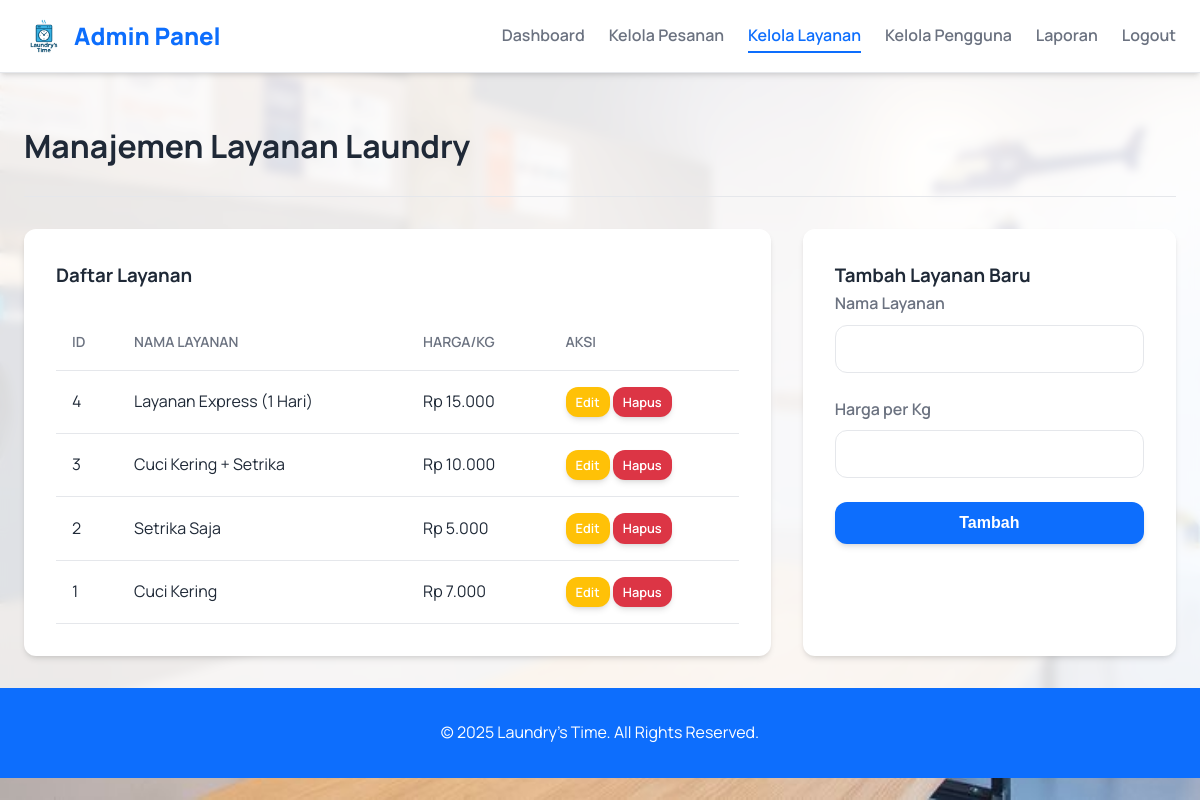
The app's page /php/admin/manage_services.php (signed in) with its own data.
### tables this page shows
CREATE TABLE `services` (
  `id` int(11) NOT NULL,
  `service_name` varchar(100) NOT NULL,
  `price_per_kg` decimal(10,2) NOT NULL
);

### php/admin/manage_services.php (the view, shortened to what this page needs)
<?php
include '../core/db_connection.php';
$services = $conn->query("SELECT * FROM services ORDER BY id DESC");
?>
<!DOCTYPE html>
<html lang="id">
<head>
    <link rel="stylesheet" href="../../assets/css/style.css">
</head>
<body>
    <div class="content-wrapper">
    <nav class="navbar">
        <div class="container">
            <a href="dashboard.php" class="logo">
                <img src="../../assets/img/logo.png" alt="Laundry's Time Icon">
                <span>Admin Panel</span>
            </a>
            <ul>
                <li><a href="dashboard.php">Dashboard</a></li>
                <li><a href="manage_orders.php">Kelola Pesanan</a></li>
                <li><a href="manage_services.php" class="active">Kelola Layanan</a></li>
                <li><a href="manage_users.php">Kelola Pengguna</a></li>
                <li><a href="report.php">Laporan</a></li>
                <li><a href="../auth/logout.php">Logout</a></li>
            </ul>
        </div>
    </nav>
    <div class="container">
        <header class="dashboard-header">
            <h2>Manajemen Layanan Laundry</h2>
        </header>
        <div style="display: grid; grid-template-columns: 2fr 1fr; gap: 2rem;">
            <div class="dashboard-content">
                <h3>Daftar Layanan</h3>
                <table class="data-table">
                    <thead>
                        <tr>
                            <th>ID</th>
                            <th>Nama Layanan</th>
                            <th>Harga/kg</th>
                            <th>Aksi</th>
                        </tr>
                    </thead>
                    <tbody>
                    <?php if ($services->num_rows > 0): ?>
                        <?php while($service = $services->fetch_assoc()): ?>
                        <tr>
                            <td><?php echo $service['id']; ?></td>
                            <td><?php echo htmlspecialchars($service['service_name']); ?></td>
                            <td>Rp <?php echo number_format($service['price_per_kg'], 0, ',', '.'); ?></td>
                            <td>
                                <a href="edit_service.php?id=<?php echo $service['id']; ?>" class="btn" style="background-color:#ffc107; padding: 5px 10px; font-size: 0.8rem;">Edit</a>
                                <a href="manage_services.php?delete=<?php echo $service['id']; ?>" class="btn" onclick="return confirm('Yakin ingin menghapus layanan ini?');" style="background-color:#dc3545; padding: 5px 10px; font-size: 0.8rem;">Hapus</a>
                            </td>
                        </tr>
                        <?php endwhile; ?>
                    <?php else: ?>
                        <tr><td colspan="4" style="text-align: center;">Belum ada data layanan.</td></tr>
                    <?php endif; ?>
                    </tbody>
                </table>
            </div>
            <div class="dashboard-content">
                <h3>Tambah Layanan Baru</h3>
                <form action="manage_services.php" method="POST">
                    <div class="form-group">
                        <label for="service_name">Nama Layanan</label>
                        <input type="text" name="service_name" required>
                    </div>
                    <div class="form-group">
                        <label for="price_per_kg">Harga per Kg</label>
                        <input type="number" name="price_per_kg" step="500" min="0" required>
                    </div>
                    <button type="submit" name="add_service" class="btn" style="width: 100%;">Tambah</button>
                </form>
            </div>
        </div>
    </div>
    <footer class="footer">
        <div class="container">
            <p>&copy; <?php echo date('Y'); ?> Laundry's Time. All Rights Reserved.</p>
        </div>
    </footer>
    </div>
</body>
</html>

### assets/css/style.css (style rules this page uses)
:root { --primary-color: #0d6efd; --primary-hover-color: #0b5ed7; --background-color: #f3f4f6; --card-bg-color: #ffffff; --text-color: #1f2937; --subtle-text-color: #6b7280; --border-color: #e5e7eb; --shadow: 0 4px 6px -1px rgb(0 0 0 / 0.1), 0 2px 4px -2px rgb(0 0 0 / 0.1); --border-radius: 0.75rem; }
* { box-sizing: border-box; margin: 0; padding: 0; }
body { font-family: 'Manrope', sans-serif; background-image: url('../img/bg-laundry.jpeg'); background-size: cover; background-position: center center; background-attachment: fixed; color: var(--text-color); line-height: 1.6; }
.container { max-width: 1200px; margin: 0 auto; padding: 0 24px; }
a { text-decoration: none; color: var(--primary-color); transition: color 0.3s ease; }
h1, h2, h3 { color: var(--text-color); font-weight: 700; }
.navbar { background: var(--card-bg-color); padding: 1rem 0; border-bottom: 1px solid var(--border-color); position: sticky; top: 0; z-index: 1000; box-shadow: var(--shadow); }
.navbar .container { display: flex; justify-content: space-between; align-items: center; }
.navbar .logo { display: flex; align-items: center; gap: 10px; font-size: 1.5rem; font-weight: 800; color: var(--primary-color); }
.navbar .logo img { height: 40px; }
.navbar ul { list-style: none; display: flex; align-items: center; }
.navbar ul li { margin-left: 24px; }
.navbar ul li a { color: var(--subtle-text-color); font-weight: 600; padding-bottom: 5px; border-bottom: 2px solid transparent; }
.navbar ul li a:hover, .navbar ul li a.active { color: var(--primary-color); border-bottom-color: var(--primary-color); }
.btn { display: inline-block; background: var(--primary-color); color: #fff; padding: 12px 24px; border: none; border-radius: var(--border-radius); cursor: pointer; font-size: 1rem; font-weight: 600; transition: background-color 0.3s ease, transform 0.2s ease; box-shadow: var(--shadow); }
.content-wrapper { background-color: rgba(255, 255, 255, 0.85); backdrop-filter: blur(5px); -webkit-backdrop-filter: blur(5px); }
.form-group { margin-bottom: 1.5rem; }
.form-group label { display: block; margin-bottom: 8px; font-weight: 600; color: var(--subtle-text-color); }
.form-group input, .form-group select, .form-group textarea { width: 100%; padding: 12px 16px; border: 1px solid var(--border-color); border-radius: var(--border-radius); font-size: 1rem; font-family: 'Manrope', sans-serif; transition: border-color 0.3s, box-shadow 0.3s; }
.dashboard-header { margin-top: 3rem; padding-bottom: 1.5rem; border-bottom: 1px solid var(--border-color); margin-bottom: 2rem; }
.dashboard-header h2 { font-size: 2rem; }
.dashboard-content { background: var(--card-bg-color); padding: 2rem; border-radius: var(--border-radius); box-shadow: var(--shadow); }
.data-table { width: 100%; border-collapse: collapse; margin-top: 1.5rem; }
.data-table th, .data-table td { padding: 16px; text-align: left; border-bottom: 1px solid var(--border-color); white-space: nowrap; }
.data-table th { font-weight: 600; color: var(--subtle-text-color); font-size: 0.875rem; text-transform: uppercase; }
.footer { background-color: #0d6efd; color: #fff; text-align: center; padding: 2rem 0; margin-top: 2rem; }
body { -ms-overflow-style: none; scrollbar-width: none; }

### records on screen
services: id "4", service_name "Layanan Express (1 Hari)", price_per_kg "15.000"
services: id "3", service_name "Cuci Kering + Setrika", price_per_kg "10.000"
services: id "2", service_name "Setrika Saja", price_per_kg "5.000"
services: id "1", service_name "Cuci Kering", price_per_kg "7.000"
